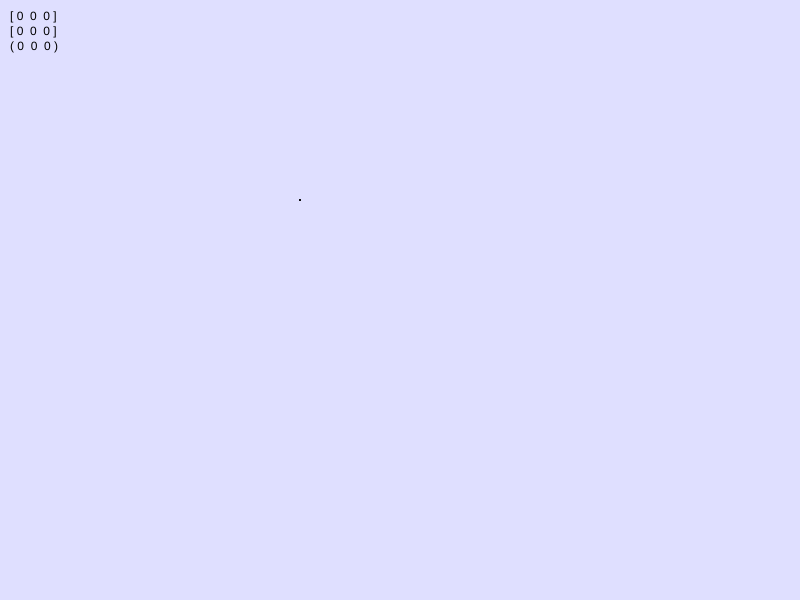
Frame 1 (no input)
Frame 60 (no input): identical to frame 1, image omitted
Frame 120 (the mouse pressed at the canvas centre since frame 60): identical to frame 1, image omitted

The p5.js sketch that drew this single still picture (run headless with seeded random() and noise() and a simulated clock; from frame 60 on, the mouse is pressed at the canvas centre):

// p5.js sketch
// ── sketch.js
puntos = [];
lineas = [];
var delta;
var s;

DELTATRANS = 0.5;

function setup() {
	createCanvas(800, 600);
	fill(0,0,0);
	
	puntos.push(new Punto(0,0,0));
	puntos.push(new Punto(10,0,0));
	puntos.push(new Punto(0,10,0));
	puntos.push(new Punto(10,10,0));
	puntos.push(new Punto(0,0,10));
	puntos.push(new Punto(10,0,10));
	puntos.push(new Punto(0,10,10));
	puntos.push(new Punto(10,10,10));
	
	lineas.push(new Linea(puntos[0], puntos[1]));
	lineas.push(new Linea(puntos[0], puntos[2]));
	lineas.push(new Linea(puntos[0], puntos[4]));
	lineas.push(new Linea(puntos[1], puntos[3]));
	lineas.push(new Linea(puntos[1], puntos[5]));
	lineas.push(new Linea(puntos[2], puntos[3]));
	lineas.push(new Linea(puntos[2], puntos[6]));
	lineas.push(new Linea(puntos[3], puntos[7]));
	lineas.push(new Linea(puntos[4], puntos[5]));
	lineas.push(new Linea(puntos[4], puntos[6]));
	lineas.push(new Linea(puntos[5], puntos[7]));
	lineas.push(new Linea(puntos[6], puntos[7]));
	
	func = [0,0,0,0,0,0];
	
}

function draw() {
	background(223,223,255);
	for(var i = 0; i < lineas.length; i++)
		lineas[i].show(func);
	
	s = "[ " + Math.floor(func[0]) + "  " + Math.floor(func[1]) + "  " + Math.floor(func[2]) + " ]" + "\n" +
		"[ " + Math.floor(func[3]) + "  " + Math.floor(func[4]) + "  " + Math.floor(func[5]) + " ]" + "\n" + 
		"( " + puntos[0].x + "  " + puntos[0].y + "  " + puntos[0].z + " )";
	text(s,10,20);
	
	if (keyIsDown(SHIFT))
		delta = -0.1;
	else
		delta = 0.1;
	
	if (keyIsDown(81))
		func[0] += delta;
	if (keyIsDown(87))
		func[1] += delta;
	if (keyIsDown(69))
		func[2] += delta;
	if (keyIsDown(65))
		func[3] += delta;
	if (keyIsDown(83))
		func[4] += delta;
	if (keyIsDown(68))
		func[5] += delta;
	
	for(var i = 0; i < puntos.length; i++){
		if (keyIsDown(85))
			puntos[i].x += DELTATRANS;
		if (keyIsDown(74))
			puntos[i].x -= DELTATRANS;
		if (keyIsDown(73))
			puntos[i].y += DELTATRANS;
		if (keyIsDown(75))
			puntos[i].y -= DELTATRANS;
		if (keyIsDown(79))
			puntos[i].z += DELTATRANS;
		if (keyIsDown(76))
			puntos[i].z -= DELTATRANS;
	}
	
	if (keyIsDown(ENTER)){
		func[0] = random(-10,10);
		func[1] = random(-10,10);
		func[2] = random(-10,10);
		func[3] = random(-10,10);
		func[4] = random(-10,10);
		func[5] = random(-10,10);
	}
}

// ── linea.js
OFF_X = 300;
OFF_Y = 200;

function Linea(punto1, punto2){
	this.p1 = punto1;
	this.p2 = punto2;
	
	this.show = function(func){
		line(this.p1.fx(func) + OFF_X, this.p1.fy(func) + OFF_Y, this.p2.fx(func) + OFF_X, this.p2.fy(func) + OFF_Y);
	}
	
	this.get1 = function(){
		return this.p1;
	}
	this.get2 = function(){
		return this.p2;
	}
}
// ── punto.js
function Punto(posX, posY, posZ){
	this.x = posX;
	this.y = posY;
	this.z = posZ;
	
	this.fx = function(func){
		return (func[0] * this.x) + (func[1] * this.y) + (func[2] * this.z);
	}
	
	this.fy = function(func){
		return (func[3] * this.x) + (func[4] * this.y) + (func[5] * this.z);
	}
	
	
}
